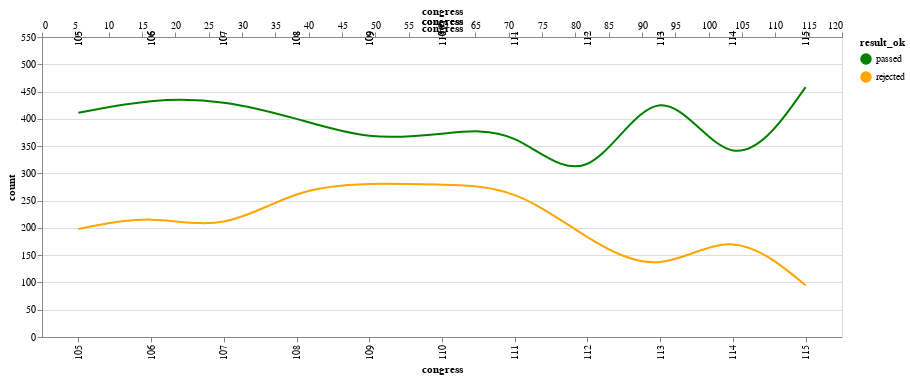

Notebook code for this chart:
### Code cell
d = pd.DataFrame(all_laws.groupby(['congress', 'result_ok']).size()).reset_index()
d = d.rename(columns={0: 'count'})


# Chart
nearest = alt.selection(type='single', nearest=True, on='mouseover',
                        fields=['quarter'], empty='none')
line = alt.Chart().mark_line(interpolate='basis').encode(
    x='congress:O',
    y='count:Q',
    color=alt.Color('result_ok:N', 
                    scale=alt.Scale(domain=['passed', 'rejected'], 
                                    range=['green', 'orange'])))
selectors = alt.Chart().mark_point().encode(
    x='congress:Q',
    opacity=alt.value(0),).add_selection(nearest)
points = line.mark_point().encode(
    opacity=alt.condition(nearest, alt.value(1), alt.value(0)))
text = line.mark_text(align='left', dx=5, dy=-5).encode(
    text=alt.condition(nearest, 'count:Q', alt.value(' ')))
rules = alt.Chart().mark_rule(color='gray').encode(
    x='congress:Q',).transform_filter(nearest)

alt.layer(line, selectors, points, rules, text, data=d, width=800, height=300)

### Figure 1 — Vega-Lite specification as saved in the notebook (floating-point values rounded to 4 significant figures)
{"$schema": "https://vega.github.io/schema/vega-lite/v2.6.0.json", "config": {"view": {"height": 300, "width": 400}}, "data": {"name": "data-9f98075d429979557c09449fc62a2da5"}, "datasets": {"data-9f98075d429979557c09449fc62a2da5": [{"congress": 105, "count": 411, "result_ok": "passed"}, {"congress": 105, "count": 198, "result_ok": "rejected"}, {"congress": 106, "count": 437, "result_ok": "passed"}, {"congress": 106, "count": 225, "result_ok": "rejected"}, {"congress": 107, "count": 435, "result_ok": "passed"}, {"congress": 107, "count": 193, "result_ok": "rejected"}, {"congress": 108, "count": 401, "result_ok": "passed"}, {"congress": 108, "count": 273, "result_ok": "rejected"}, {"congress": 109, "count": 360, "result_ok": "passed"}, {"congress": 109, "count": 283, "result_ok": "rejected"}, {"congress": 110, "count": 372, "result_ok": "passed"}, {"congress": 110, "count": 279, "result_ok": "rejected"}, {"congress": 111, "count": 388, "result_ok": "passed"}, {"congress": 111, "count": 276, "result_ok": "rejected"}, {"congress": 112, "count": 253, "result_ok": "passed"}, {"congress": 112, "count": 178, "result_ok": "rejected"}, {"congress": 113, "count": 506, "result_ok": "passed"}, {"congress": 113, "count": 111, "result_ok": "rejected"}, {"congress": 114, "count": 272, "result_ok": "passed"}, {"congress": 114, "count": 203, "result_ok": "rejected"}, {"congress": 115, "count": 458, "result_ok": "passed"}, {"congress": 115, "count": 95, "result_ok": "rejected"}]}, "height": 300, "layer": [{"encoding": {"color": {"field": "result_ok", "scale": {"domain": ["passed", "rejected"], "range": ["green", "orange"]}, "type": "nominal"}, "x": {"field": "congress", "type": "ordinal"}, "y": {"field": "count", "type": "quantitative"}}, "mark": {"interpolate": "basis", "type": "line"}}, {"encoding": {"opacity": {"value": 0}, "x": {"field": "congress", "type": "quantitative"}}, "mark": "point", "selection": {"selector028": {"empty": "none", "fields": ["quarter"], "nearest": true, "on": "mouseover", "resolve": "global", "type": "single"}}}, {"encoding": {"color": {"field": "result_ok", "scale": {"domain": ["passed", "rejected"], "range": ["green", "orange"]}, "type": "nominal"}, "opacity": {"condition": {"selection": "selector028", "value": 1}, "value": 0}, "x": {"field": "congress", "type": "ordinal"}, "y": {"field": "count", "type": "quantitative"}}, "mark": "point"}, {"encoding": {"x": {"field": "congress", "type": "quantitative"}}, "mark": {"color": "gray", "type": "rule"}, "transform": [{"filter": {"selection": "selector028"}}]}, {"encoding": {"color": {"field": "result_ok", "scale": {"domain": ["passed", "rejected"], "range": ["green", "orange"]}, "type": "nominal"}, "text": {"condition": {"field": "count", "selection": "selector028", "type": "quantitative"}, "value": " "}, "x": {"field": "congress", "type": "ordinal"}, "y": {"field": "count", "type": "quantitative"}}, "mark": {"align": "left", "dx": 5, "dy": -5, "type": "text"}}], "width": 800}
